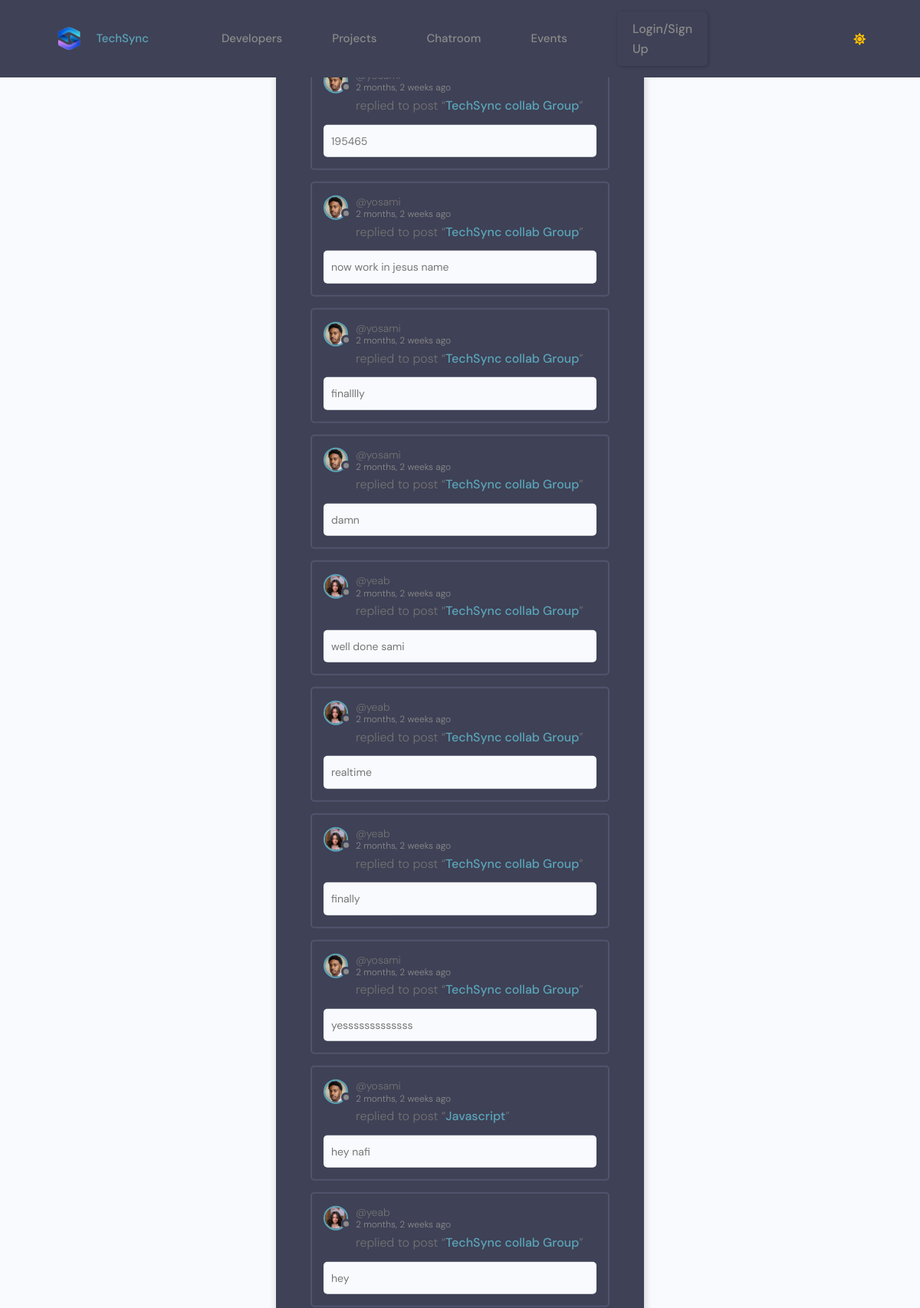
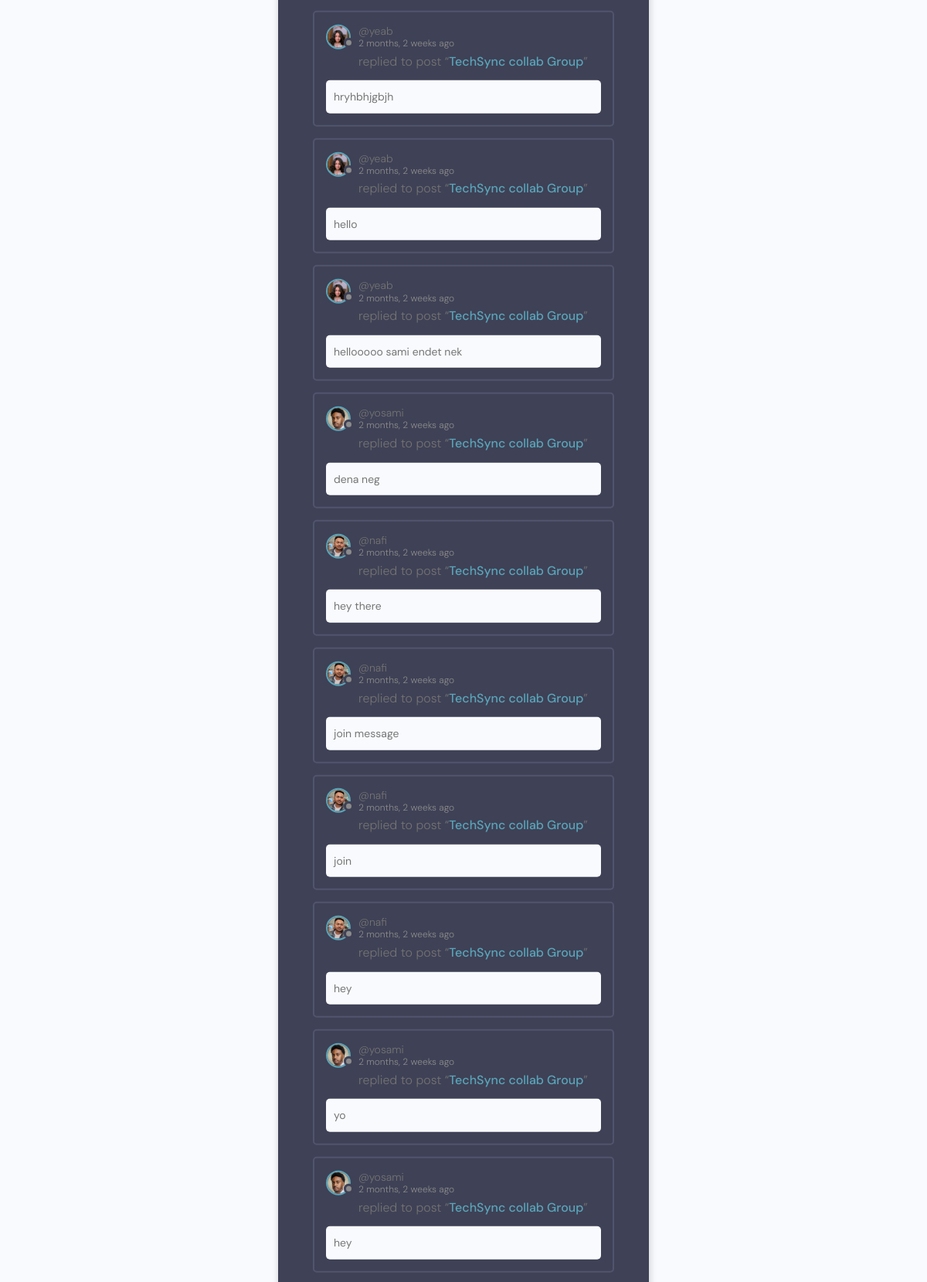
/group/activity/ (upper part), run on the app's committed database (2 pictures, top to bottom).
### group/models.py (models this page shows, shortened)
class Message(models.Model):
    id = models.UUIDField(default=uuid.uuid4, primary_key=True, unique=True, editable=False, )
    user = models.ForeignKey(User, on_delete=models.CASCADE)
    room = models.ForeignKey(Room, on_delete=models.CASCADE)
    body = models.TextField(default='')
    file = models.FileField(upload_to='files/', blank=True, null=True)
    updated = models.DateTimeField(auto_now=True)
    created = models.DateTimeField(auto_now_add=True)
    class Meta:
        ordering = ['updated', 'created']

class Room(models.Model):
    id = models.UUIDField(default=uuid.uuid4, primary_key=True, unique=True, editable=False, )
    host = models.ForeignKey(User, on_delete=models.SET_NULL, null=True)
    topic = models.ForeignKey(Topic, on_delete=models.SET_NULL, null=True)
    name = models.CharField(max_length=200)
    description = models.TextField(null=True, blank=True)
    participants = models.ManyToManyField(User, related_name='participants', blank=True)
    users_online = models.ManyToManyField(User, related_name='online_in_rooms', blank=True)
    updated = models.DateTimeField(auto_now=True)
    created = models.DateTimeField(auto_now_add=True)
    class Meta:
        ordering = ['-updated', '-created']
    def __str__(self):
        return self.name

### users/models.py (models this page shows, shortened)
class Profile(models.Model):
    id = models.UUIDField(default=uuid.uuid4, primary_key=True, unique=True, editable=False, )
    user = models.OneToOneField(User, on_delete=models.CASCADE,null=True,blank=True)
    name = models.CharField(max_length=200, blank=True,null=True)
    username = models.CharField(max_length=200, blank=True,null=True,unique=True)
    headline = models.CharField(max_length=200, blank=True,null=True)
    about = models.TextField(blank=True, null=True)
    location = models.CharField(max_length=200, blank=True,null=True)
    profile_image = models.ImageField(null=True, blank=True,upload_to='profiles', default='default_profile.png')
    github_link = models.CharField(max_length=200, blank=True,null=True)
    twitter_link = models.CharField(max_length=200, blank=True,null=True)
    linkedin_link = models.CharField(max_length=200, blank=True,null=True)
    personal_link = models.CharField(max_length=200, blank=True,null=True)
    phone_regex = RegexValidator(
    regex=r'^\+?1?\d{9,15}$',
    message="Phone number must be entered in the format: '+999999999'. Up to 15 digits allowed."
    )
    phone_number = models.CharField(validators=[phone_regex], max_length=17, blank=True)  # validators should be a list
    created_at = models.DateTimeField(auto_now_add=True)

class User(AbstractUser):
    email = models.EmailField(unique=True)
    is_event_organizer = models.BooleanField(default=False)
    is_event_moderator = models.BooleanField(default=False)
    is_speaker = models.BooleanField(default=False)  # Flag to identify if user is a speaker (remove it there is no need for it)
    is_recruiter = models.BooleanField(default=False)
    is_applicant = models.BooleanField(default=False)
    has_resume = models.BooleanField(default=False)
    has_company = models.BooleanField(default=False)

### group/views.py (the view)
# urls.py: path('activity/', views.activityPage, name="activity"),
def activityPage(request):
    room_messages = Message.objects.all()
    return render(request, 'group/activity.html', {'room_messages': room_messages})

### techsync/context_processors.py (called while the page is built, shortened)
def navbar_data(request):
    profile = event_organizer = event_moderator = None
    return {
        'profile': profile,
        'event_organizer': event_organizer,
        'event_moderator': event_moderator,
    }

### templates/group/activity.html (shortened to what this page needs)
{% extends 'main/main.html' %}
{% block content %}
<main class="layout">
  <div class="container">
    <div class="layout__box">
      <div class="activities-page layout__body">
        {% for message in room_messages %}
        <div class="activities__box">
          <div class="activities__boxHeader roomListRoom__header">
            <a href="{% url 'user-profile' message.user.profile.id %}" class="roomListRoom__author">
              <div class="avatar avatar--small">
                <img src="{{message.user.profile.profile_image.url}}">
              </div>
              <p>
                @{{message.user}}
                <span>{{message.created|timesince}} ago</span>
              </p>
            </a>
          </div>
          <div class="activities__boxContent">
            <p>replied to post “<a href="{% url 'room' message.room.id %}">{{message.room}}</a>”</p>
            <div class="activities__boxRoomContent">
              {{message.body|truncatechars:100}}
            </div>
          </div>
        </div>
        {% endfor %}
      </div>
    </div>
  </div>
</main>
{% endblock content %}

### static/styles/langauge.css (style rules this page uses)
:root { --li4-color-primary-hsl: 250, 84%, 54%; --li4-color-bg-hsl: 0, 0%, 100%; --li4-color-contrast-high-hsl: 230, 7%, 23%; --li4-color-contrast-higher-hsl: 230, 13%, 9%; --li4-color-bg-light-hsl: 0, 0%, 100%; --li4-color-white-hsl: 0, 0%, 100%; --li4-color-bg-dark-hsl: 240, 4%, 95%; --li4-color-bg-lighter-hsl: 0, 0%, 100%; --li4-color-black-hsl: 230, 13%, 9%; --li4-space-3xs: 0.25rem; --li4-space-2xs: 0.375rem; --li4-space-xs: 0.5rem; --li4-space-sm: 0.75rem; }
@media (min-width: 64rem) { :root { --li4-space-3xs: 0.375rem; --li4-space-2xs: 0.5625rem; --li4-space-xs: 0.75rem; --li4-space-sm: 1.125rem; } }
:root { --picker-vertical-gap: 4px; }

### static/styles/app.css (style rules this page uses)
:root { --color-sub: #0b0c10; }
img { width: 100%; }

### static/styless/style.css (style rules this page uses)
:root { --color-main: #71c6dd; --color-main-light: #e1f6fb; --color-dark: #3f4156; --color-dark-medium: #51546e; --color-dark-light: #696d97; --color-light: #e5e5e5; --color-gray: #8b8b8b; --color-light-gray: #b2bdbd; --color-bg: #2d2d39; --color-success: #5dd693; --color-error: #fc4b0b; }
* { font-family: "DM Sans", -apple-system, BlinkMacSystemFont, "Segoe UI", Roboto, Oxygen, Ubuntu, Cantarell, "Open Sans", "Helvetica Neue", sans-serif; margin: 0; padding: 0; box-sizing: border-box; text-rendering: optimizeLegibility; font-size: inherit; }
html { font-size: 56.25%; }
@media only screen and (min-width: 1200px) { html { font-size: 62.5%; } }
body { line-height: 1.6; font-weight: 400; font-size: 1.5rem; color: var(--color-light-gray); background-color: var(--color-bg); min-height: 100vh; }
img { width: 100%; }
.container { max-width: 120rem; width: 90%; margin: auto; }
.avatar { position: relative; display: inline-block; border-radius: 50%; border: 2px solid var(--color-main); }
.avatar img { display: block; border-radius: 50%; object-fit: cover; object-position: center; }
.avatar::after { content: ""; display: block; position: absolute; background-color: var(--color-gray); z-index: 111; border-radius: 50%; border: 0.3rem solid var(--color-dark); }
.avatar.avatar--small img { width: 2.8rem; height: 2.8rem; }
.avatar.avatar--small:after { width: 0.7rem; height: 0.7rem; bottom: 0px; right: -6px; }
.layout { margin-top: 2.4rem; }
.layout > .container { display: flex; justify-content: space-between; align-items: flex-start; }
.layout__box { width: 90%; max-width: 48rem; min-height: 40rem; position: absolute; top: 50%; left: 50%; transform: translate(-50%, -46%); background-color: var(--color-dark); border-radius: 1rem; box-shadow: 1px 1px 6px 3px rgba(0, 0, 0, 0.1); overflow: hidden; }
.layout__body { margin: 3rem; }
.roomListRoom__header { display: flex; justify-content: space-between; align-items: center; }
.roomListRoom__author { font-weight: 500; display: flex; align-items: center; gap: 1rem; }
.activities__box { margin: 1.5rem; padding: 1.5rem; border: 2px solid var(--color-dark-medium); border-radius: 5px; }
.activities__boxHeader p { font-size: 1.4rem; line-height: 1.3; }
.activities__boxHeader p span { color: var(--color-gray); font-size: 1.2rem; display: block; }
.activities__boxContent { margin-left: 4.2rem; }
.activities__boxContent { font-size: 1.4rem; }
.activities__boxRoomContent { background: var(--color-bg); padding: 1rem; border-radius: 5px; margin-top: 1rem; margin-left: -4.2rem; }

### static/uikit/styles/modules/_variables.css (style rules this page uses)
:root { --color-main: #5aa5b9; --color-main-light: #e6faff; --color-sub: #0b0c10; --color-sub-light: #51546e; --color-sub-lighter: #ededfd; --color-text: #737373; --color-gray: #8b8b8b; --color-light: #e5e7eb; --color-light-gray: #767676; --color-bg: #f8fafd; --color-white: #fffefd; --color-white-light: #f3f3f3; --color-success: #359e64; --color-success-bg: #def8e8; --color-error: #fc4b0b; --color-error-bg: #fff2ee; --font-base: 'Poppins', arial, helvetica, 'Segoe UI', roboto, ubuntu, sans-serif; --font-monospace: 'Fira Code', 'Courier New', courier, monospace; --font-regular: 300; --font-medium: 500; --font-bold: 700; --generic-shadow: 1px 1px 5px #00000010; --generic-transition: all 0.3s ease-in-out; --color-btn-text: #0b0c10; }

### static/uikit/styles/modules/_base.css (style rules this page uses)
* { margin: 0; padding: 0; box-sizing: border-box; text-rendering: optimizeLegibility; color: inherit; font-size: inherit; }
html { font-size: 50%; }
@media only screen and (min-width: 480px) { html { font-size: 56.25%; } }
@media only screen and (min-width: 1200px) { html { font-size: 62.5%; } }
body { line-height: 1.6; font-weight: 400; font-size: 1.5rem; color: var(--color-text); background-color: var(--color-bg); min-height: 100vh; }

### static/uikit/styles/modules/_typography.css (style rules this page uses)
* { font-family: var(--font-base); }

### data on the page
Message: user.profile.profile_image (picture), created "2 months, 2 weeks", room "TechSync collab Group", body "195465"
Message: user.profile.profile_image (picture), user "yosami", created "2 months, 2 weeks", room "TechSync collab Group", body "now work in jesus name"
Message: user.profile.profile_image (picture), user "yosami", created "2 months, 2 weeks", room "TechSync collab Group", body "finalllly"
Message: user.profile.profile_image (picture), user "yosami", created "2 months, 2 weeks", room "TechSync collab Group", body "damn"
Message: user.profile.profile_image (picture), user "yeab", created "2 months, 2 weeks", room "TechSync collab Group", body "well done sami"
Message: user.profile.profile_image (picture), user "yeab", created "2 months, 2 weeks", room "TechSync collab Group", body "realtime"
Message: user.profile.profile_image (picture), user "yeab", created "2 months, 2 weeks", room "TechSync collab Group", body "finally"
Message: user.profile.profile_image (picture), user "yosami", created "2 months, 2 weeks", room "TechSync collab Group", body "yesssssssssssss"
Message: user.profile.profile_image (picture), user "yosami", created "2 months, 2 weeks", room "Javascript", body "hey nafi"
Message: user.profile.profile_image (picture), user "yeab", created "2 months, 2 weeks", room "TechSync collab Group", body "hey"
Message: user.profile.profile_image (picture), user "yeab", created "2 months, 2 weeks", room "TechSync collab Group", body "hryhbhjgbjh"
Message: user.profile.profile_image (picture), user "yeab", created "2 months, 2 weeks", room "TechSync collab Group", body "hello"
Message: user.profile.profile_image (picture), user "yeab", created "2 months, 2 weeks", room "TechSync collab Group", body "hellooooo sami endet nek"
Message: user.profile.profile_image (picture), user "yosami", created "2 months, 2 weeks", room "TechSync collab Group", body "dena neg"
Message: user.profile.profile_image (picture), user "nafi", created "2 months, 2 weeks", room "TechSync collab Group", body "hey there"
Message: user.profile.profile_image (picture), user "nafi", created "2 months, 2 weeks", room "TechSync collab Group", body "join message"
Message: user.profile.profile_image (picture), user "nafi", created "2 months, 2 weeks", room "TechSync collab Group", body "join"
Message: user.profile.profile_image (picture), user "nafi", created "2 months, 2 weeks", room "TechSync collab Group", body "hey"
Message: user.profile.profile_image (picture), user "yosami", created "2 months, 2 weeks", room "TechSync collab Group", body "yo"
Message: user.profile.profile_image (picture), user "yosami", created "2 months, 2 weeks", room "TechSync collab Group", body "hey"
